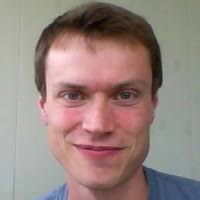
#> input picture Bergen.jpg, 200 x 200 px
$ jupyter execute Lesson_Draft.ipynb
#> lines starting #> are read from the running program, lines starting #| are printed output that depends on the picture; after the words box and inside, x2 and y2 are one past the last pixel; in counts of white or black regions, pixels touching at a corner belong together
### Object Detection

[cell 1]
#Imports

from IPython.core.display import Image
import cv2
import numpy as np
from matplotlib import pyplot as plt

Object detection in the realm of image processing is the process by which an image or video is taken, and elements within it are uniquley identified. In theory, it can be used on any class of objects with shared conceptual features, but in practice it works best on highly detailed strucutres.

By far, the most common example is the human face, such as seen below.

[cell 2]
Image('Bergen.jpg')

Given an image such as this, we can idenify unique aspects presented in the image through the use of a Haar based cascade clasifier. More specifically, one can use a more powerful boosted variant that takes a machine learning approach similar to classificaiton problems you may have seen in DSCI 425.

At its core, the classifier is ultimatley just a prediction model that has been trained extensively on images that do and do not contain the object we wish to detect. A powerful advantage of opencv's implentation is that many such classifiers have already been put togther, saving us the trouble of needed to tackle a prediction problem before we start the actual implementation. However, if you were to use for something more niche, you may need to build a clasifier yourself.

Many of the most commononly used classifiers can be found on the official github paige: https://github.com/opencv/opencv/tree/master/data/haarcascades

Simply download the .xml of your choosing and place it in your working directory.

[cell 3]
Image("haarcascadeclassifiers.PNG")

As for how the classifiers work in specific, they analyze positive cases looking for edge features in each image by subtracting the sum of pixels in different proportions of pieces of the image to extract Haar features (shown below).

[cell 4]
Image('haar_features.jpg')

While this way of analysis on its own would be more then sufficent in a vaccuum, higher resolution images will quickly inflate the number of times one must perform this strategy to levels beyond human practicality. Numerous attempts over the years to make this more efficent have come and gone, but ultimatley a process has been settled on that appears to maxmimize its efficeny.

How and why we arrived at this manner is beyond the scope of this lesson, but whats is important is a simple understanding of the solution: Cascading

After processing the training data looking for features, those which are deemed relevant and effective are tossed and only useful ones remain. Keep in mind, it is usually a variety of hundreds or thousands of small features that together are able to make the distinction rather then a single predictor.

This predictors are then categorized into various sequential groups and placed in a hieracrhy of importance within each group.

Now, when a new image is fed to this classifier, it is run through the first group of feature tests, if it fails to many of them at any point, it is discarded at that point. If at any point in any group, it passes enoguh tests, it is immediatly placed into the next group and the process continues. There tends to be fewer features in the first stages, with amounts getting bigger the more stages there are. This allows for quick removal of negative cases and a more quickly confirmed positive. However, speed is relative, and if your processing a vast quantity of images it will still likely take some time.

[cell 5]
Image('Cascaded_Classifier.PNG')

An example implementation on our face is seen below:

[cell 6]
##imports

import cv2 as cv
import numpy as np
from matplotlib import pyplot as plt

[cell 7]
##import the classifiers

face_cascade = cv.CascadeClassifier('haarcascade_frontalface_default.xml')
eye_cascade = cv.CascadeClassifier('haarcascade_eye.xml')

[cell 8]
#read image in

img = cv.imread('Bergen.jpg')
#> img is the input picture: shape (200, 200, 3); mean B, G, R 127.8, 132.6, 151.5
gray = cv.cvtColor(img, cv.COLOR_BGR2GRAY)
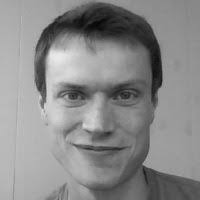
#> gray: shape (200, 200); min 4, max 233, mean 137.7

To keep our features consistant across envoirnments and to elimnate a variable to complicated for us to accuratley measure, image detection almost always uses grayscaled images.

[cell 9]
#convert to grayscale
gray = cv.cvtColor(img, cv.COLOR_BGR2GRAY)

[cell 10]
#detect faces

faces = face_cascade.detectMultiScale(gray, 1.3, 5)
#> faces = [[30, 45, 134, 134]]

faces
#> Out = [[30, 45, 134, 134]]

The array output above is the area in the image where a face was found.

Running our classifier, it appears to have found the face. We can vizualize what it has found using Matplotlib

[cell 11]
#for every face found, draw a box around it in the image

for (x,y,w,h) in faces:
    cv.rectangle(img,(x,y),(x+w,y+h),(255,0,0),2)
    roi_gray = gray[y:y+h, x:x+w]
    roi_color = img[y:y+h, x:x+w]
#> this loop made 1 pass
#> pass 1, `roi_gray = gray[y:y+h, x:x+w]`:
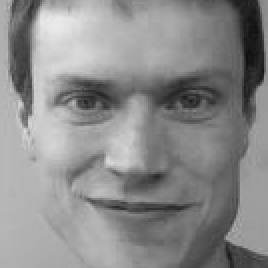
#> roi_gray: shape (134, 134) (shown 2 times larger); min 14, max 233, mean 139.2
#> after the loop:
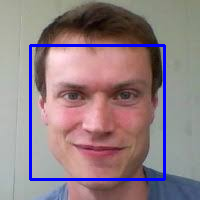
#> img: shape (200, 200, 3); 4.01% of pixels changed, all inside (x1, y1, x2, y2) = (29, 44, 166, 181)

plt.imshow(img[:,:,::-1])
#> (this line was passed over: IPython is not available in this run)
plt.title('Silas Face')
#> (this line was passed over: IPython is not available in this run)
plt.show()

We can also look for more specific items as well. Now that we have a partition of just a face, perhaps we want to single out the eyes. To do that, we can simply run another classifier on are now smaller area and search for them directly.

While we could also do this on the whole image, we should be more likely to get an accurate result if we first remove background images more likely to contain features the training data did not account for.

[cell 12]
#Eye example

img = cv.imread('Bergen.jpg')
gray = cv.cvtColor(img, cv.COLOR_BGR2GRAY)


faces = face_cascade.detectMultiScale(gray, 1.3, 5)
for (x,y,w,h) in faces:
    roi_gray = gray[y:y+h, x:x+w]
    roi_color = img[y:y+h, x:x+w]
    eyes = eye_cascade.detectMultiScale(roi_gray)
    for (ex,ey,ew,eh) in eyes:
        cv.rectangle(roi_color,(ex,ey),(ex+ew,ey+eh),(0,255,0),2)
#> this loop made 1 pass
#> (x, y, w, h, eyes) on pass 1: (30, 45, 134, 134, [[22, 30, 41, 41], [73, 31, 38, 38]])
#> pass 1, `roi_color = img[y:y+h, x:x+w]`:
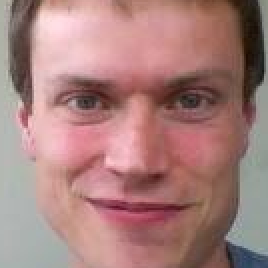
#> roi_color: shape (134, 134, 3) (shown 2 times larger); mean B, G, R 124.6, 127.6, 167.4
#> after the loop:
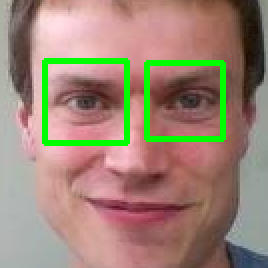
#> roi_color: shape (134, 134, 3) (shown 2 times larger); 5.24% of pixels changed, all inside (x1, y1, x2, y2) = (21, 29, 113, 73)

plt.imshow(img[:,:,::-1])
#> (this line was passed over: IPython is not available in this run)
plt.title('Silas Eyes')
#> (this line was passed over: IPython is not available in this run)
plt.show()

We can also look at specific features that are in a particular state. For instance, we may want to detect not just a mouth,but one that is smiling. The implementation is much the same, with only our classifier changing

[cell 13]
#new classifier
smile_cascade = cv.CascadeClassifier('haarcascade_smile.xml')


img = cv.imread('Bergen.jpg')
gray = cv.cvtColor(img, cv.COLOR_BGR2GRAY)

[cell 14]
#in this example, we show that you do not have to parition on a face first, though that may make it more reliable

smiles = smile_cascade.detectMultiScale(gray, 1.3, 9)
#> smiles = [[63, 129, 74, 37]]
for (x,y,w,h) in smiles:
    cv.rectangle(img,(x,y),(x+w,y+h),(255,0,0),2)
    roi_gray = gray[y:y+h, x:x+w]
    roi_color = img[y:y+h, x:x+w]
#> this loop made 1 pass
#> pass 1, `roi_gray = gray[y:y+h, x:x+w]`:
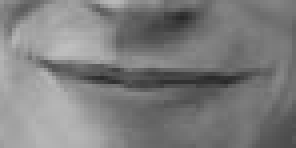
#> roi_gray: shape (37, 74) (shown 4 times larger); min 40, max 191, mean 124.9
#> pass 1, `roi_color = img[y:y+h, x:x+w]`:
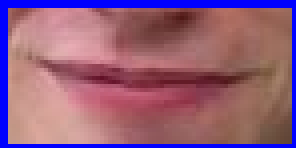
#> roi_color: shape (37, 74, 3) (shown 4 times larger); mean B, G, R 123.1, 94, 145.5
#> after the loop:
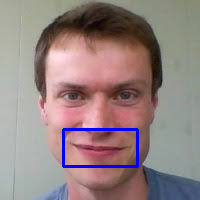
#> img: shape (200, 200, 3); 1.65% of pixels changed, all inside (x1, y1, x2, y2) = (62, 128, 139, 168)

plt.imshow(img[:,:,::-1])
#> (this line was passed over: IPython is not available in this run)
plt.title('Silas Smile')
#> (this line was passed over: IPython is not available in this run)
plt.show()

## <font color="red"> Exercise 1 </font>

To improve efficency and accuracy, one may want to be able to identify each part on a single run through of the face. Write the logic that can indentify all three elements that may or may not be present in a face and plot the image with the needed borders. It should look like the image below.

[cell 15]
Image('Product.PNG')

[cell 16]
##solution##

img = cv.imread('Bergen.jpg')
gray = cv.cvtColor(img, cv.COLOR_BGR2GRAY)


faces = face_cascade.detectMultiScale(gray, 1.3, 5)

for (x,y,w,h) in faces:
    cv.rectangle(img,(x,y),(x+w,y+h),(255,0,0),2)
    roi_gray = gray[y:y+h, x:x+w]
    roi_color = img[y:y+h, x:x+w]
    eyes = eye_cascade.detectMultiScale(roi_gray)
    for (ex,ey,ew,eh) in eyes:
        cv.rectangle(roi_color,(ex,ey),(ex+ew,ey+eh),(0,255,0),2)
        smiles = smile_cascade.detectMultiScale(gray, 1.3, 9)
        for (sx,sy,sw,sh) in smiles:
                cv.rectangle(img,(sx,sy),(sx+sw,sy+sh),(0,0,255),2)
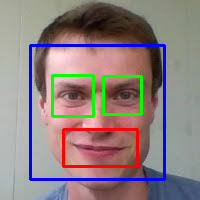
#> img: shape (200, 200, 3); 8.02% of pixels changed, all inside (x1, y1, x2, y2) = (29, 44, 166, 181)
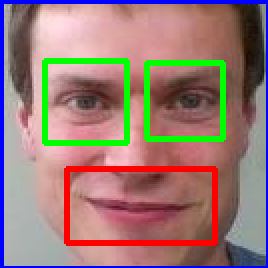
#> roi_color: shape (134, 134, 3) (shown 2 times larger); mean B, G, R 118.5, 123, 153.3

plt.imshow(img[:,:,::-1])
#> (this line was passed over: IPython is not available in this run)
plt.title('Silas')
plt.show()

$ run again, with Cat.jpg copied over Bergen.jpg
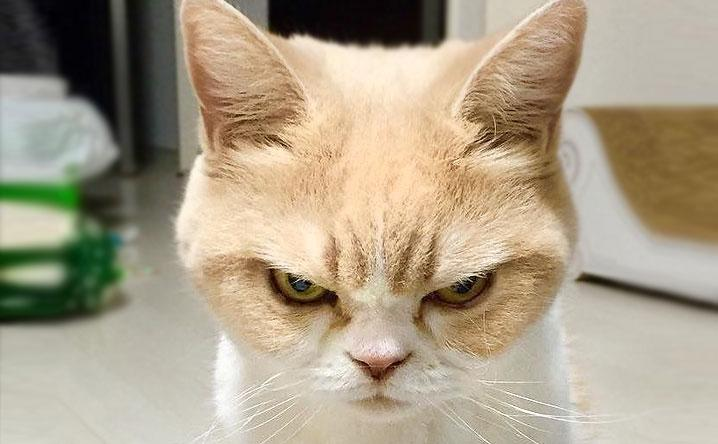
#> input picture Cat.jpg, 718 x 444 px
#> img is the input picture: shape (444, 718, 3); mean B, G, R 136.1, 158.4, 170.8
#> `gray = cv.cvtColor(img, cv.COLOR_BGR2GRAY)`:
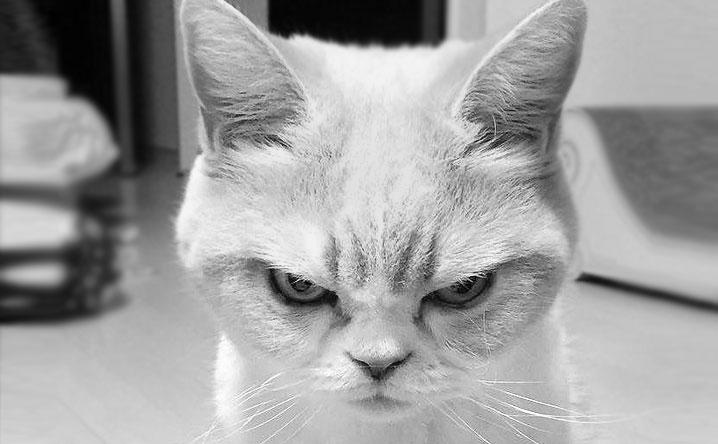
#> gray: shape (444, 718); min 0, max 255, mean 159.6
#> faces = ()
#> smiles = [[472, 243, 36, 18], [508, 264, 36, 18], [480, 373, 36, 18], [561, 410, 36, 18], [450, 356, 72, 36], [503, 391, 76, 38], [259, 213, 79, 40], [406, 310, 79, 40], [440, 325, 79, 40], [403, 303, 103, 51], [486, 381, 103, 51], [435, 129, 134, 67]]
#> the loop `for (x,y,w,h) in smiles:` made 12 passes
#> after the loop `for (x,y,w,h) in faces:`:
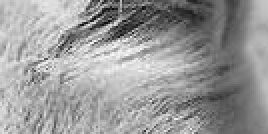
#> roi_gray: shape (67, 134) (shown 2 times larger); min 7, max 250, mean 152.9

$ run again, with cat2.jpeg copied over Bergen.jpg
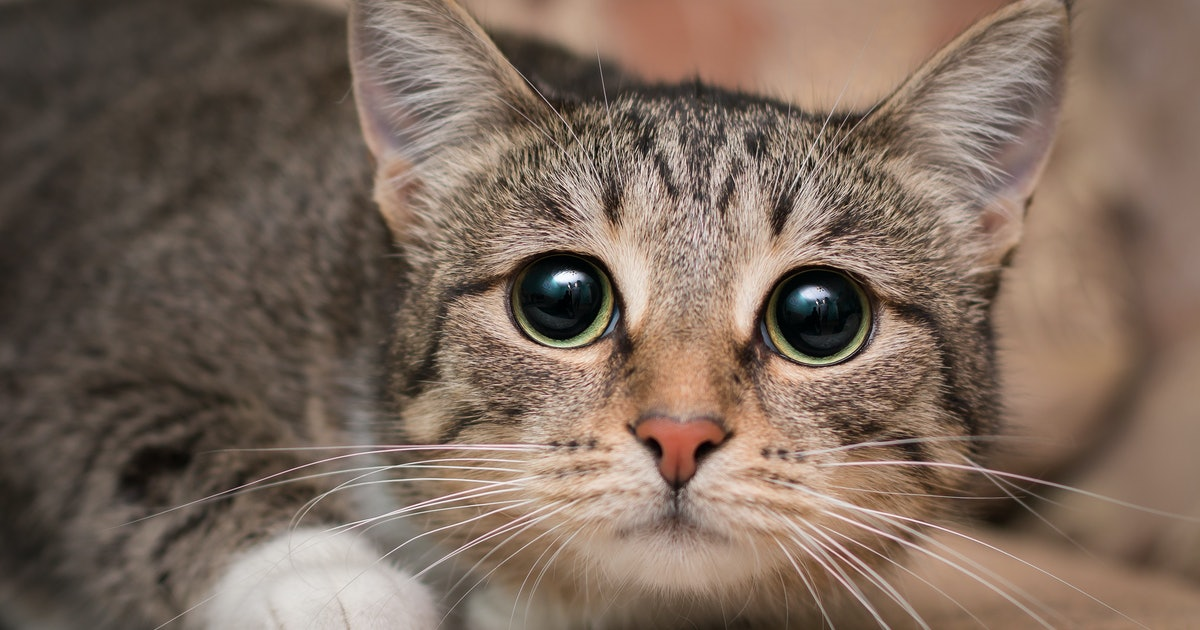
#> input picture cat2.jpeg, 1200 x 630 px
#> img is the input picture: shape (630, 1200, 3); mean B, G, R 92, 105.3, 124.3
#> faces = ()
#> smiles = 32 rows, first 6: [926, 71, 75, 38], [494, 211, 69, 34], [912, 280, 67, 33], [418, 343, 54, 26], [403, 439, 75, 38], [853, 440, 68, 34]
#> the loop `for (x,y,w,h) in smiles:` made 32 passes
#> after the loop `for (x,y,w,h) in faces:`:
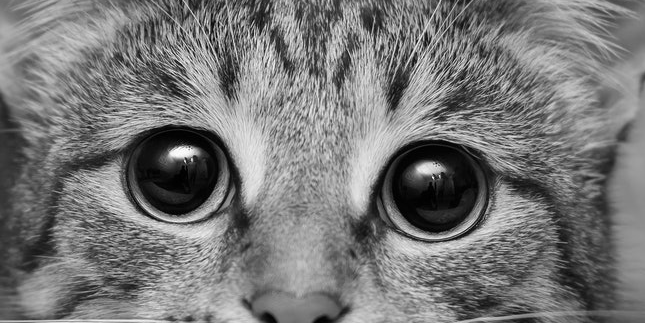
#> roi_gray: shape (323, 645); min 0, max 255, mean 119.6
